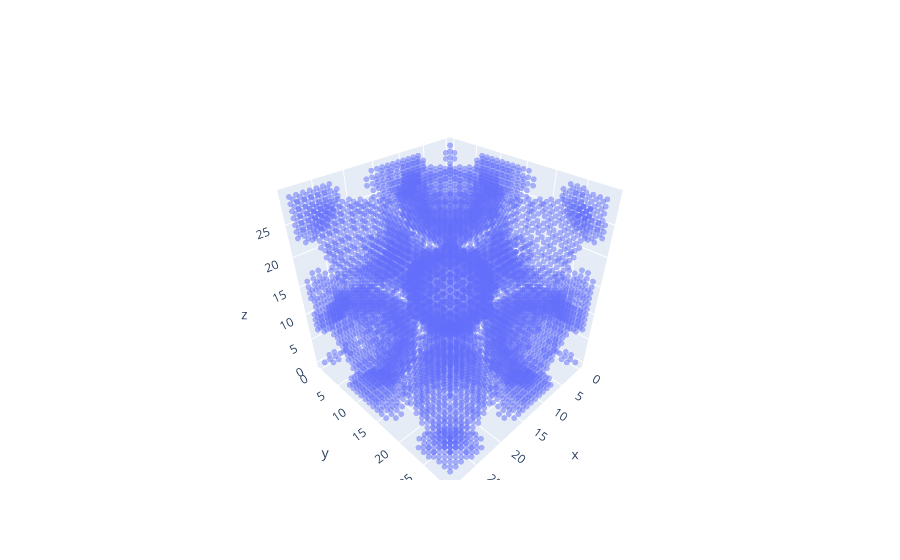

Source (notebook cell):
### Code cell
n = 10
threshold = 0

example = np.load(os.path.join(path_data, files[n]))
example = example[60:90,60:90,60:90]
d = distance_transform(1-example)

x, y, z = np.where(d < threshold)
fig = go.Figure(data=[go.Scatter3d(x=x, y=y, z=z, opacity=0.5, mode='markers', marker=dict(size=2))])
fig.update_layout(scene=dict(aspectratio=dict(x=1, y=1, z=1), aspectmode='manual'))
fig.show()

### Figure 1 — Plotly figure (JSON) as saved in the notebook; plotly's stock layout.template omitted (floating-point values rounded to 4 significant figures; data arrays with more than 128 entries replaced by an {"elided": "..."} marker saying what was removed)
{"data": [{"marker": {"size": 2}, "mode": "markers", "opacity": 0.5, "type": "scatter3d", "x": {"elided": "7586 int values"}, "y": {"elided": "7586 int values"}, "z": {"elided": "7586 int values"}}], "layout": {"scene": {"aspectmode": "manual", "aspectratio": {"x": 1, "y": 1, "z": 1}}}}
